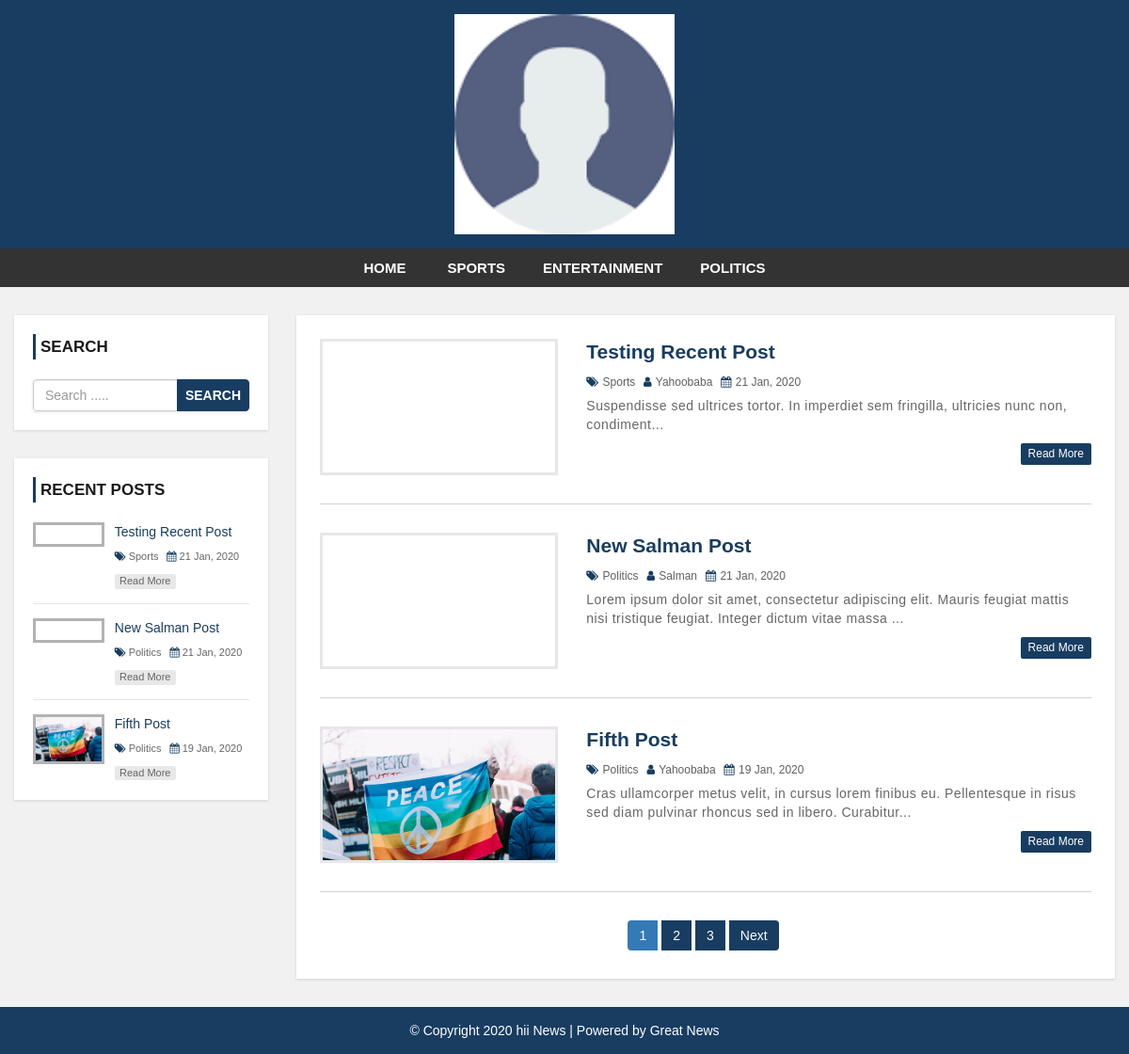
The page / on the database its author committed.
### tables this page shows
CREATE TABLE `settings` (
  `id` int(11) NOT NULL,
  `websitename` varchar(60) NOT NULL,
  `logo` varchar(50) NOT NULL,
  `footerdesc` varchar(255) NOT NULL
);

CREATE TABLE `category` (
  `category_id` int(11) NOT NULL,
  `category_name` varchar(100) NOT NULL,
  `post` int(11) NOT NULL DEFAULT 0
);

CREATE TABLE `post` (
  `post_id` int(11) NOT NULL,
  `title` varchar(100) NOT NULL,
  `description` text NOT NULL,
  `category` varchar(100) NOT NULL,
  `post_date` varchar(50) NOT NULL,
  `author` int(11) NOT NULL,
  `post_img` varchar(100) NOT NULL
);

CREATE TABLE `user` (
  `user_id` int(10) UNSIGNED NOT NULL,
  `first_name` varchar(30) NOT NULL,
  `last_name` varchar(30) NOT NULL,
  `username` varchar(30) DEFAULT NULL,
  `password` varchar(40) DEFAULT NULL,
  `role` int(11) NOT NULL
);

### config.php (called while the page is built, shortened)
<?php
$hostname = "http://localhost/news-site";
?>

### index.php (the view, shortened to what this page needs)
<?php include 'header.php'; ?>
    <div id="main-content">
        <div class="container-fluid">
            <div class="row">
            <?php include 'sidebar.php'; ?>
                <div class="col-md-9">
                    <div class="post-container">
                      <?php
                        include "config.php";
                        $limit = 3;
                        if(isset($_GET['page'])){
                          $page = $_GET['page'];
                        }else{
                          $page = 1;
                        }
                        $offset = ($page - 1) * $limit;
                        $sql = "SELECT post.post_id, post.title, post.description,post.post_date,post.author,
                        category.category_name,user.username,post.category,post.post_img FROM post
                        LEFT JOIN category ON post.category = category.category_id
                        LEFT JOIN user ON post.author = user.user_id
                        ORDER BY post.post_id DESC LIMIT {$offset},{$limit}";
                        $result = mysqli_query($conn, $sql) or die("Query Failed.");
                        if(mysqli_num_rows($result) > 0){
                          while($row = mysqli_fetch_assoc($result)) {
                      ?>
                        <div class="post-content">
                            <div class="row">
                                <div class="col-md-4">
                                  <a class="post-img" href="single.php?id=<?php echo $row['post_id']; ?>"><img src="admin/upload/<?php echo $row['post_img']; ?>" alt=""/></a>
                                </div>
                                <div class="col-md-8">
                                  <div class="inner-content clearfix">
                                      <h3><a href='single.php?id=<?php echo $row['post_id']; ?>'><?php echo $row['title']; ?></a></h3>
                                      <div class="post-information">
                                          <span>
                                              <i class="fa fa-tags" aria-hidden="true"></i>
                                              <a href='category.php?cid=<?php echo $row['category']; ?>'><?php echo $row['category_name']; ?></a>
                                          </span>
                                          <span>
                                              <i class="fa fa-user" aria-hidden="true"></i>
                                              <a href='author.php?aid=<?php echo $row['author']; ?>'><?php echo $row['username']; ?></a>
                                          </span>
                                          <span>
                                              <i class="fa fa-calendar" aria-hidden="true"></i>
                                              <?php echo $row['post_date']; ?>
                                          </span>
                                      </div>
                                      <p class="description">
                                          <?php echo substr($row['description'],0,130) . "..."; ?>
                                      </p>
                                      <a class='read-more pull-right' href='single.php?id=<?php echo $row['post_id']; ?>'>read more</a>
                                  </div>
                                </div>
                            </div>
                        </div>
                        <?php
                          }
                        }else{
                          echo "<h2>No Record Found.</h2>";
                        }
                        $sql1 = "SELECT * FROM post";
                        $result1 = mysqli_query($conn, $sql1) or die("Query Failed.");
                        if(mysqli_num_rows($result1) > 0){
                          $total_records = mysqli_num_rows($result1);
                          $total_page = ceil($total_records / $limit);
                          echo '<ul class="pagination admin-pagination">';
                          for($i = 1; $i <= $total_page; $i++){
                            if($i == $page){
                              $active = "active";
                            }else{
                              $active = "";
                            }
                            echo '<li class="'.$active.'"><a href="index.php?page='.$i.'">'.$i.'</a></li>';
                          }
                          if($total_page > $page){
                            echo '<li><a href="index.php?page='.($page + 1).'">Next</a></li>';
                          }
                          echo '</ul>';
                        }
                        ?>
                    </div>
                </div>
            </div>
        </div>
    </div>
<?php include 'footer.php'; ?>

### header.php (shortened to what this page needs)
<?php
  include "config.php";
?>
<!DOCTYPE html>
<html lang="en">
<head>
    <link rel="stylesheet" href="css/bootstrap.min.css" />
    <link rel="stylesheet" href="css/font-awesome.css">
    <link rel="stylesheet" href="css/style.css">
</head>
<body>
<div id="header">
    <div class="container">
        <div class="row">
            <div class=" col-md-offset-4 col-md-4">
              <?php
                include "config.php";
                $sql = "SELECT * FROM settings";
                $result = mysqli_query($conn, $sql) or die("Query Failed.");
                if(mysqli_num_rows($result) > 0){
                  while($row = mysqli_fetch_assoc($result)) {
                    if($row['logo'] == ""){
                      echo '<a href="index.php"><h1>'.$row['websitename'].'</h1></a>';
                    }else{
                      echo '<a href="index.php" id="logo"><img src="admin/images/'. $row['logo'] .'"></a>';
                    }
                  }
                }
                ?>
            </div>
        </div>
    </div>
</div>
<div id="menu-bar">
    <div class="container">
        <div class="row">
            <div class="col-md-12">
              <?php
                include "config.php";
                $sql = "SELECT * FROM category WHERE post > 0";
                $result = mysqli_query($conn, $sql) or die("Query Failed. : Category");
                if(mysqli_num_rows($result) > 0){
                  $active = "";
              ?>
                <ul class='menu'>
                  <li><a href='<?php echo $hostname; ?>'>Home</a></li>
                  <?php while($row = mysqli_fetch_assoc($result)) {
                    echo "<li><a class='{$active}' href='category.php?cid={$row['category_id']}'>{$row['category_name']}</a></li>";
                  } ?>
                </ul>
                <?php } ?>
            </div>
        </div>
    </div>
</div>

### sidebar.php
<div id="sidebar" class="col-md-3">
    <div class="search-box-container">
        <h4>Search</h4>
        <form class="search-post" action="search.php" method ="GET">
            <div class="input-group">
                <input type="text" name="search" class="form-control" placeholder="Search .....">
                <span class="input-group-btn">
                    <button type="submit" class="btn btn-danger">Search</button>
                </span>
            </div>
        </form>
    </div>
    <div class="recent-post-container">
        <h4>Recent Posts</h4>
        <?php
        include "config.php";
        $limit = 3;
        $sql = "SELECT post.post_id, post.title, post.post_date,
        category.category_name,post.category,post.post_img FROM post
        LEFT JOIN category ON post.category = category.category_id
        ORDER BY post.post_id DESC LIMIT {$limit}";
        $result = mysqli_query($conn, $sql) or die("Query Failed. : Recent Post");
        if(mysqli_num_rows($result) > 0){
          while($row = mysqli_fetch_assoc($result)) {
      ?>
        <div class="recent-post">
            <a class="post-img" href="single.php?id=<?php echo $row['post_id']; ?>">
                <img src="admin/upload/<?php echo $row['post_img']; ?>" alt=""/>
            </a>
            <div class="post-content">
                <h5><a href="single.php?id=<?php echo $row['post_id']; ?>"><?php echo $row['title']; ?></a></h5>
                <span>
                    <i class="fa fa-tags" aria-hidden="true"></i>
                    <a href='category.php?cid=<?php echo $row['category']; ?>'><?php echo $row['category_name']; ?></a>
                </span>
                <span>
                    <i class="fa fa-calendar" aria-hidden="true"></i>
                    <?php echo $row['post_date']; ?>
                </span>
                <a class="read-more" href="single.php?id=<?php echo $row['post_id']; ?>">read more</a>
            </div>
        </div>
    <?php
      }
    }
    ?>
    </div>
</div>

### footer.php
<div id ="footer">
    <div class="container">
        <div class="row">
            <div class="col-md-12">
              <?php
                include "config.php";
                $sql = "SELECT * FROM settings";
                $result = mysqli_query($conn, $sql) or die("Query Failed.");
                if(mysqli_num_rows($result) > 0){
                  while($row = mysqli_fetch_assoc($result)) {
              ?>
                <span><?php echo $row['footerdesc']; ?></span>
              <?php
                }
              }
              ?>
            </div>
        </div>
    </div>
</div>
</body>
</html>

### css/style.css (style rules this page uses)
body { background: #f1f1f1; font-family: sans-serif, arial, Helvetica; }
a, a:hover, a:focus { text-decoration: none; outline: none; }
ul { margin: 0; padding: 0; list-style: none; }
form { background: #fff; padding: 25px; box-shadow: 0 1px 3px rgba(0, 0, 0, 0.13); }
#header { background: #183d61; text-align: center; padding: 15px; }
#logo { display: inline-block; width: 65%; }
#logo img { width: 100%; }
#menu-bar { background: #333; text-align: center; }
#menu-bar .menu>li { display: inline-block; }
.menu>li>a { padding: 10px 20px; display: block; text-transform: uppercase; color: #fff; font-size: 15px; font-weight: 600; transition: all 0.5s ease 0s; }
#main-content { padding: 30px 0; min-height: 750px; }
#main-content .post-container { background-color: #fff; padding: 25px; box-shadow: 0 1px 3px rgba(0, 0, 0, 0.13); }
#main-content .post-content { border-bottom: 1px solid #d1d1d1; padding: 0 0 30px; margin-bottom: 30px; }
#main-content .post-content img { width: 100%; }
#main-content .post-content .post-img { border: 3px solid #e7e7e7; display: block; height: 145px; overflow: hidden; transition: border .3s; }
#main-content .post-content h3 { font-size: 21px; line-height: 28px; font-weight: 600; margin: 0 0 7px; }
#main-content .post-content h3 a { color: #183d61; transition: all 0.3s; }
#main-content .post-content .post-information span { color: #606060; font-size: 12px; text-transform: capitalize; margin: 0 5px 5px 0; display: inline-block; }
#main-content .post-content .post-information i { color: #183d61; margin-right: 1px; }
#main-content .post-content .post-information a { color: #606060; text-decoration: none; }
#main-content .post-content p, #main-content .single-post p { color: #666; font-size: 14px; letter-spacing: 0.5px; margin: 0 0 10px; }
#main-content .post-content a.read-more { color: #fff; background-color: #183d61; font-size: 12px; text-transform: capitalize; padding: 3px 8px; border-radius: 2px; transition: all 0.3s; }
.pagination { display: block; text-align: center; margin: 0; }
.pagination li { display: inline-block; margin: 0 5px 0 0; }
.pagination li a { border: none; background: #183d61; color: #fff; }
i.fa { color: #222; }
#sidebar h4 { color: #1A1A1A; font-size: 17px; line-height: 27px; font-weight: 600; text-transform: uppercase; padding: 0 0 0 5px; margin: 0 0 21px; border-left: 3px solid #183d61; }
#sidebar .search-box-container { background-color: #fff; padding: 20px; margin: 0 0 30px; box-shadow: 0 1px 3px rgba(0, 0, 0, 0.13); }
#sidebar .search-post { padding: 0; }
#sidebar .search-post input { color: #606060; }
#sidebar .search-post .btn { font-weight: 600; text-transform: uppercase; padding: 6px 8px; background-color: #183d61; border-color: #183d61; outline: none; }
#sidebar .recent-post-container { padding: 20px; background: #fff; box-shadow: 0 1px 3px rgba(0, 0, 0, 0.13); }
#sidebar .recent-post { border-bottom: 1px solid #e7e7e7; padding: 0 0 15px; margin: 0 0 15px; }
#sidebar .recent-post:last-child { margin: 0; padding: 0; border: none; }
#sidebar .recent-post .post-img { display: inline-block; width: 33%; border: 3px solid rgba(0, 0, 0, 0.3); vertical-align: top; transition: border .3s; }
#sidebar .recent-post .post-img img { width: 100%; }
#sidebar .recent-post .post-content { width: 65%; display: inline-block; border: none; padding: 0 0 0 7px; margin: 0; }
#sidebar .recent-post h5 { font-size: 14px; line-height: 20px; margin: 0 0 5px; }
#sidebar .recent-post h5 a { color: #183d61; }
#sidebar .recent-post span { color: #666; font-size: 11px; display: inline-block; margin: 0 5px 10px 0; }
#sidebar .recent-post span a { color: #666; }
#sidebar .recent-post span i { color: #183d61; }
#sidebar .recent-post a.read-more { color: #666; background-color: rgba(0, 0, 0, 0.09); width: 65px; font-size: 11px; text-align: center; padding: 0; display: block; transition: all 0.3s; }
#footer { color: #fff; padding: 15px 0; text-align: center; background-color: #183d61; }
#footer a { color: #fff; }

### rows shown on the page
settings: logo (picture), footerdesc "© Copyright 2020 hii News | Powered by Great News"
category: category_name "SPORTS"
category: category_name "ENTERTAINMENT"
category: category_name "POLITICS"
post: title "Testing Recent Post", category.category_name "Sports", post_date "21 Jan, 2020", user.username "Yahoobaba", description "Suspendisse sed ultrices tortor. In imperdiet sem fringilla, ultricies nunc non, condiment"
post: title "New Salman Post", category.category_name "Politics", post_date "21 Jan, 2020", user.username "Salman", description "Lorem ipsum dolor sit amet, consectetur adipiscing elit. Mauris feugiat mattis nisi tristique feugiat. Integer dictum vitae massa"
post: post_img (picture), title "Fifth Post", category.category_name "Politics", post_date "19 Jan, 2020", user.username "Yahoobaba", description "Cras ullamcorper metus velit, in cursus lorem finibus eu. Pellentesque in risus sed diam pulvinar rhoncus sed in libero. Curabitur"
